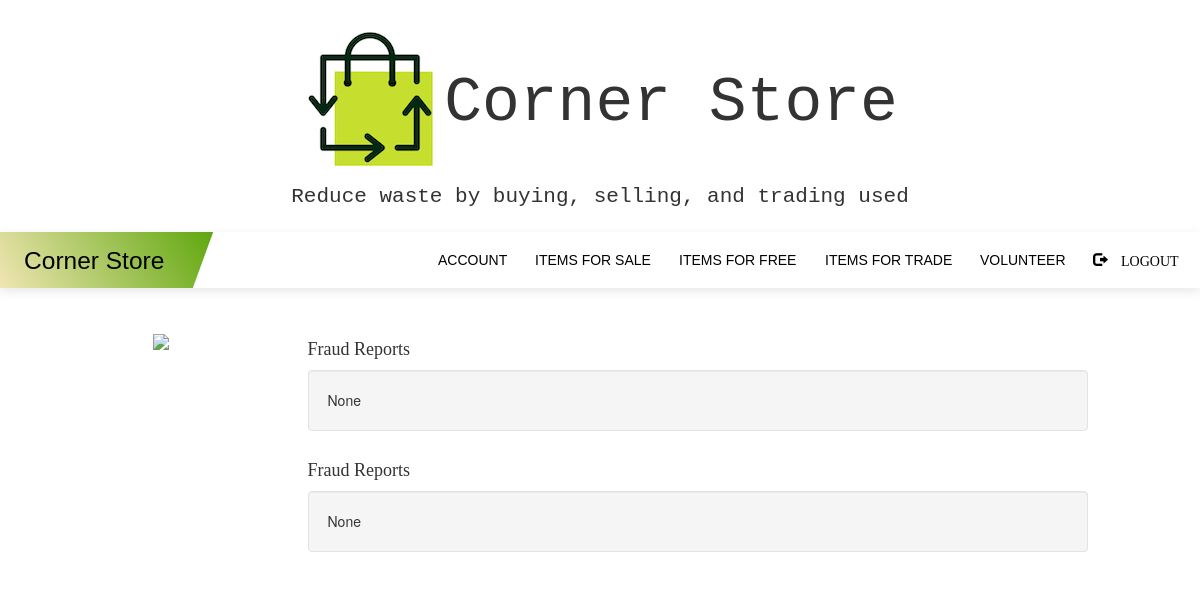
The page /adminprofile (signed in) on the database as committed earlier.
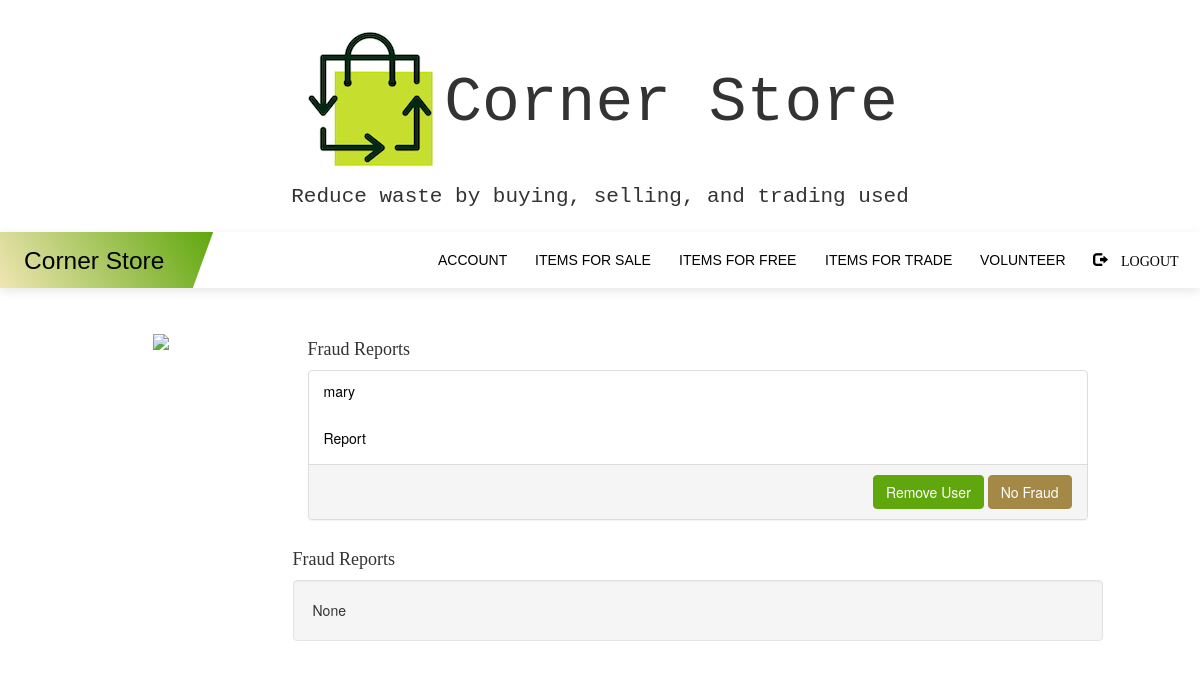
The same page on the database as committed later.
### myapp/models.py (models this page shows, shortened)
class Report(db.Model):
    id =  db.Column(db.Integer, primary_key=True)
    user_id = db.Column(db.Integer, db.ForeignKey('users.id'))
    username = db.Column(db.String)
    reason = db.Column(db.String(256))

### myapp/routes.py (the view)
@myapp_obj.route('/adminprofile')
@login_required
def adminprofile():
    fraud = Report.query.all()
    apps = AddDonations.query.all()
    count = Report.query.count()
    count2 = AddDonations.query.count()
    return render_template('adminprofile.html', fraud=fraud, apps=apps, count=count, count2=count2 )

### myapp/models.py (called while the page is built)
@login.user_loader
def load_user(id):
    return User.query.get(int(id))

### myapp/templates/adminprofile.html (shortened to what this page needs)
{% extends "base.html" %}
{% block content %}
<br><br>
<div class="container rounded bg-white mt-5 mb-5">
    <div class="row">
        <div class="col-md-3 border-right">
            <div class="d-flex flex-column align-items-center text-center p-3 py-5">
                <img class="rounded-circle mt-5" width="150px" src="https://st3.depositphotos.com/15648834/17930/v/600/depositphotos_179308454-stock-illustration-unknown-person-silhouette-glasses-profile.jpg">
                <br> <center><strong></strong>
            </div>
        </div>
        <div class="col-md-8 border-right">
            <div class="p-3 py-5">
                <div class="row mt-2">
                    <h4 style='font-family: Monaco;'>Fraud Reports</h4>
                    {% if count > 0 %}
                {% for i in fraud %}
                  <a href="/viewprofile/{{i.user_id}}">  <div class="panel panel-default">
                      <div class="panel-heading">
                        <div class="col">{{ i.username }}</div>
                    </div>
                      <div class="panel-body">
                        {{ i.reason }} </div>
                        <div class='panel-footer' style='text-align:right'>
                          <span ><a href="/report/deleteuser/{{i.user_id}}/{{i.id}}"><button type="button" class="btn btn-primary">Remove User</button></a></span>
                          <span><a href="/report/deletereport/{{i.id }}"><button type="button" class="btn btn-secondary">No Fraud</button></a></span>
                        </div>
                        </a>
                        {% endfor %}
                        {% else %}
                        <div class='well'>
                          None
                          </div>
                        </div>
                          {% endif %}
</div>
<div class="row mt-2">
    <h4 style='font-family: Monaco;'>Fraud Reports</h4>
{% if count2 > 0 %}
{% for i in apps %}
   <div class="panel panel-default">
      <div class="panel-heading">
        <div class="col">{{ i.name }}</div>
    </div>
      <div class="panel-body">
        {{ i.email }} <br>
        {{ i.phone }} <br>
        {{ i.account }} <br>
        {{ i.date }}</div>
        <div class='panel-footer' style='text-align:right'>
          <span ><a href="/deny/{{i.id}}"><button type="button" class="btn btn-primary">Deny</button></a></span>
          <span><a href="/approve/{{i.user_id}}/{{i.id}}"><button type="button" class="btn btn-secondary">Approve</button></a></span>
        </div>
        </div>
        {% endfor %}
        {% else %}
        <div class='well'>
          None
          </div>
        </div>
          {% endif %}
</div>
</div>
</div>
</div>
</div>
{% endblock %}

### myapp/templates/base.html (shortened to what this page needs)
<!DOCTYPE html>
<html lang="en">
<html xmlns="http://www.w3.org/1999/xhtml"
      xmlns:th="http://www.thymeleaf.org">
<head>
    <link rel="stylesheet" href="https://maxcdn.bootstrapcdn.com/bootstrap/3.4.1/css/bootstrap.min.css">
    <link rel= "stylesheet" type= "text/css" href= "{{ url_for('static',filename='nav.css') }}">
</head>
<body>
<div class="jumbotron">
    <div class="container text-center">
        <h1><img src="{{url_for('static', filename='recyclebag.png')}}" alt="recycle">Corner Store</h1>
        <p>Reduce waste by buying, selling, and trading used </p>
    </div>
</div>
<nav id="nav">
    <div class="nav left">
        <span class="gradient skew"><h1 class="logo un-skew"><a href="/">Corner Store</a></h1></span>
    </div>
    <div class="nav right">
        <a href="/profile" class="nav-link"><span class="nav-link-span"><span class="u-nav">Account</span></span></a>
        <a href="/listings" class="nav-link"><span class="nav-link-span"><span class="u-nav">Items for Sale</span></span></a>
        <a href="/freelistings" class="nav-link"><span class="nav-link-span"><span class="u-nav">Items for Free</span></span></a>
        <a href="/tradelistings" class="nav-link"><span class="nav-link-span"><span class="u-nav">Items for Trade</span></span></a>
        <a href="/vollisting" class="nav-link"><span class="nav-link-span"><span class="u-nav">Volunteer</span></span></a>
        <a href="/logout" class="nav-link"><span class="nav-link-span">
          <span class="glyphicon glyphicon-log-out"> Logout</span></span></a>
    </div>
</nav>
<div>
    {% block content %}
    {% endblock %}
</body>
</html>

### myapp/static/nav.css (style rules this page uses)
button { background: none; box-shadow: none; border: none; cursor: pointer; }
html { scroll-behavior: smooth; }
body { line-height: 1.5em; padding: 0; margin: 0; }
.skew { transform: skew(-20deg); }
.un-skew { transform: skew(20deg); }
#nav { background-color: #fff; box-shadow: 0px 3px 10px rgba(0, 0, 0, 0.1); display: flex; flex-direction: column; font-family: "Saira Semi Condensed", sans-serif; height: 4em; overflow: hidden; }
.nav { display: flex; height: 4em; line-height: 4em; flex-grow: 1; }
.nav-link, .logo { padding: 0 1em; }
span.gradient { background: #ffdcbc; background: -webkit-linear-gradient(45deg, #FEECC3, #5fa70d); background: linear-gradient(45deg, #FEECC3, #5fa70d); padding: 0 1em; position: relative; right: 1em; margin-right: auto; }
h1.logo { font-weight: 300; font-size: 1.75em; line-height: 0.75em; color: #fff; }
.nav-link { text-transform: uppercase; text-align: center; border-top: 0.5px solid #ddd; }
a:link, a:visited, a:active { text-decoration: none; color: black; }
.right { display: flex; flex-direction: column; height: 100%; }
.btn-primary { color: #fff; background-color: #5fa70d; border-color: #5fa70d; }
.btn-secondary { color: #fff; background-color: #A38945; border-color: #A38945; }
@media (min-width: 800px) { #nav { overflow: hidden; flex-direction: row; } }
@media (min-width: 800px) { .nav-link { border-top: none; } }
@media (min-width: 800px) { .right { overflow: hidden; flex-direction: row; justify-content: flex-end; position: relative; left: 1.5em; height: auto; } }
@media (min-width: 800px) { .nav-link-span { transform: skew(20deg); display: inline-block; } }
@media (min-width: 800px) { .nav-link { transform: skew(-20deg); color: #777; text-decoration: none; } }
@media (min-width: 800px) { .nav-link:last-child { padding-right: 3em; } }

### myapp/templates/base.html (style rules this page uses)
.jumbotron { margin-bottom: 0; font-family: "Monaco", "Courier New", monospace; background-color: white; padding: 10px; }
img { max-width: 100%; max-height: 100%; }

Rows that differ between the two databases and show on the page:
added Report: username "mary", reason "Report"
Other text that changed with them:
text no longer shown: "None"
